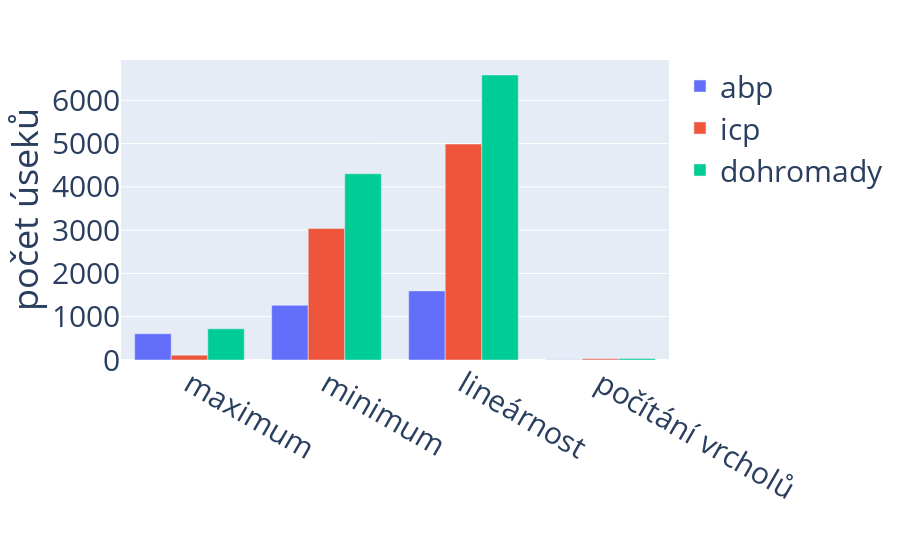

Source (notebook cell):
### Code cell
fig = px.bar(tmp,barmode='group')
fig.update_xaxes(tickvals=np.arange(4),ticktext=["maximum","minimum","lineárnost","počítání vrcholů"])
fig.update_layout(xaxis_title="",yaxis_title="počet úseků", legend_title="",font={"size":30})
fig

### Figure 1 — Plotly figure (JSON) as saved in the notebook; plotly's stock layout.template omitted (floating-point values rounded to 4 significant figures)
{"data": [{"alignmentgroup": "True", "hovertemplate": "variable=abp<br>index=%{x}<br>value=%{y}<extra></extra>", "legendgroup": "abp", "marker": {"color": "#636efa", "pattern": {"shape": ""}}, "name": "abp", "offsetgroup": "abp", "orientation": "v", "showlegend": true, "textposition": "auto", "type": "bar", "x": [0, 1, 2, 3], "xaxis": "x", "y": [607, 1263, 1596, 8], "yaxis": "y"}, {"alignmentgroup": "True", "hovertemplate": "variable=icp<br>index=%{x}<br>value=%{y}<extra></extra>", "legendgroup": "icp", "marker": {"color": "#EF553B", "pattern": {"shape": ""}}, "name": "icp", "offsetgroup": "icp", "orientation": "v", "showlegend": true, "textposition": "auto", "type": "bar", "x": [0, 1, 2, 3], "xaxis": "x", "y": [112, 3039, 4987, 26], "yaxis": "y"}, {"alignmentgroup": "True", "hovertemplate": "variable=dohromady<br>index=%{x}<br>value=%{y}<extra></extra>", "legendgroup": "dohromady", "marker": {"color": "#00cc96", "pattern": {"shape": ""}}, "name": "dohromady", "offsetgroup": "dohromady", "orientation": "v", "showlegend": true, "textposition": "auto", "type": "bar", "x": [0, 1, 2, 3], "xaxis": "x", "y": [719, 4302, 6583, 34], "yaxis": "y"}], "layout": {"barmode": "group", "font": {"size": 30}, "legend": {"title": {"text": ""}, "tracegroupgap": 0}, "margin": {"t": 60}, "xaxis": {"anchor": "y", "domain": [0, 1], "ticktext": ["maximum", "minimum", "lineárnost", "počítání vrcholů"], "tickvals": [0, 1, 2, 3], "title": {"text": ""}}, "yaxis": {"anchor": "x", "domain": [0, 1], "title": {"text": "počet úseků"}}}}
